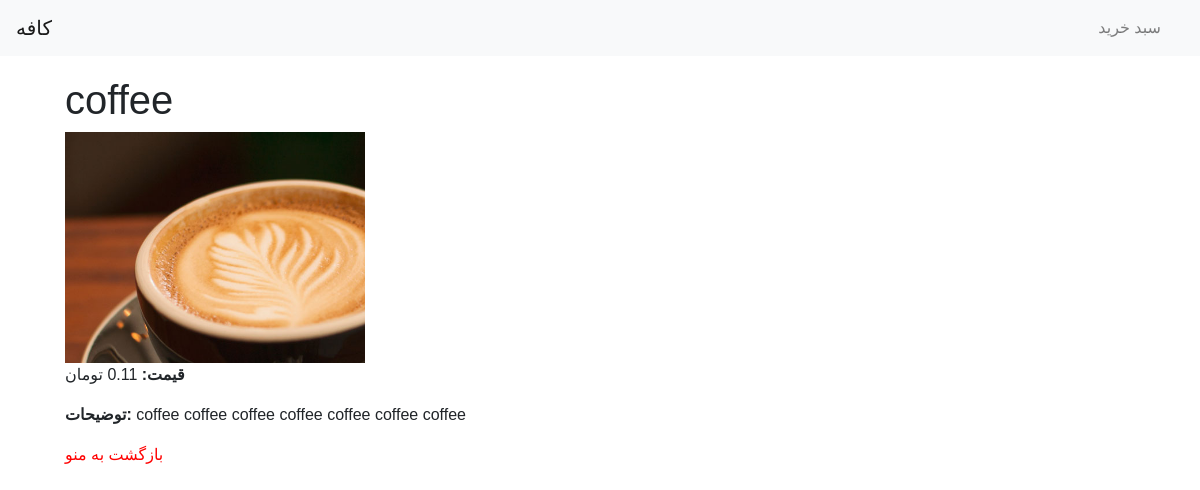
Screenshot of /product/2/ with the database file from the repository.
### product/models.py (models this page shows, shortened)
class Product(models.Model):
    name = models.CharField(max_length=100)
    description = models.TextField()
    price = models.DecimalField(max_digits=10, decimal_places=2)
    image = models.ImageField(upload_to='img/', default='img/special-1.jpg')

### product/views.py (the view)
# urls.py: path('product/<int:product_id>/', product_detail, name='product_detail'),
def product_detail(request, product_id):
    product = Product.objects.get(id=product_id)
    return render(request, 'product/product_detail.html', {'product': product})

### product/templates/product/product_detail.html (shortened to what this page needs)
{% extends 'product/base.html' %}
{% block content %}
<h1>{{ product.name }}</h1>
<img src="{{ product.image.url }}" alt="{{ product.name }}" style="max-width: 300px;">
<p><strong>قیمت:</strong> {{ product.price }} تومان</p>
<p><strong>توضیحات:</strong> {{ product.description }}</p>
<a href="{% url 'menu' %}">بازگشت به منو</a>
{% endblock %}

### product/static/css/styles.css (style rules this page uses)
body { font-family: Arial, sans-serif; margin: 0; padding: 0; }
a { color: #ff0000; }

### rows the page displays
Product: name "coffee", image (picture), price "0.11", description "coffee coffee coffee coffee coffee coffee coffee"
